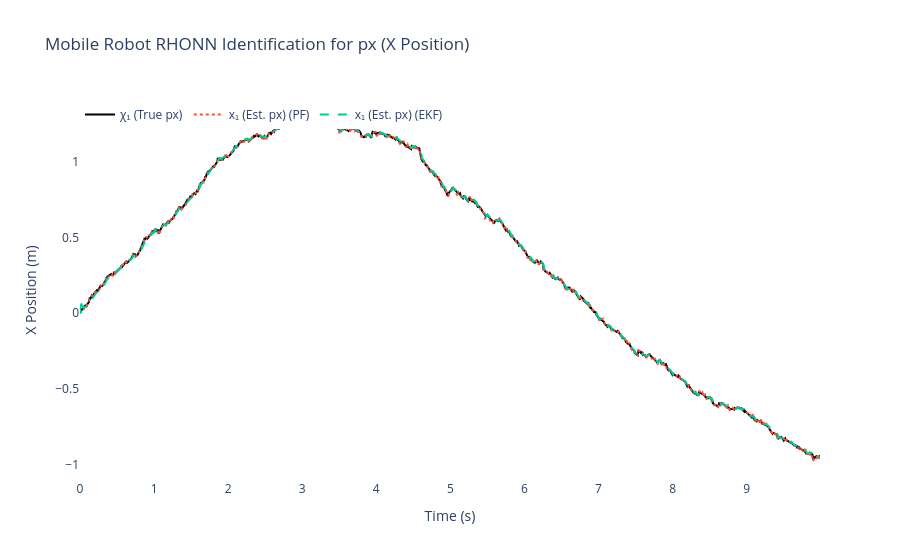
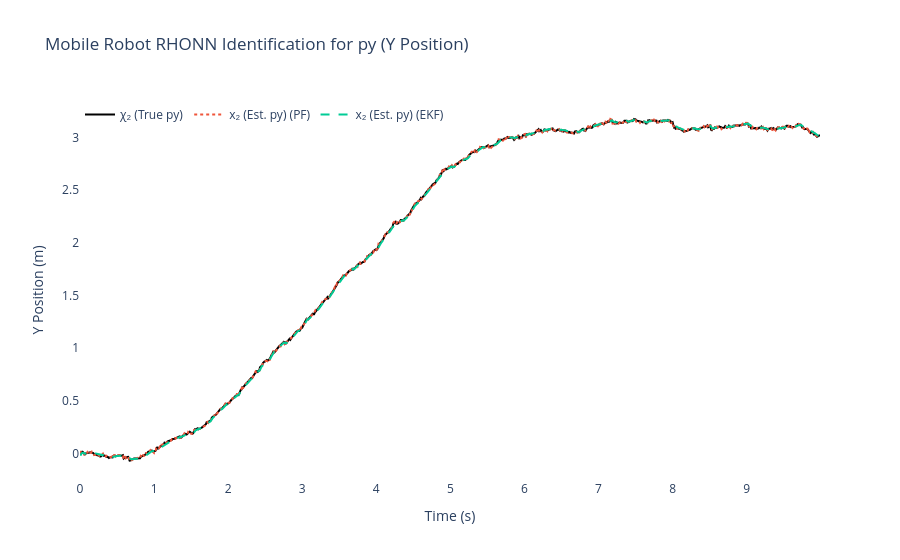
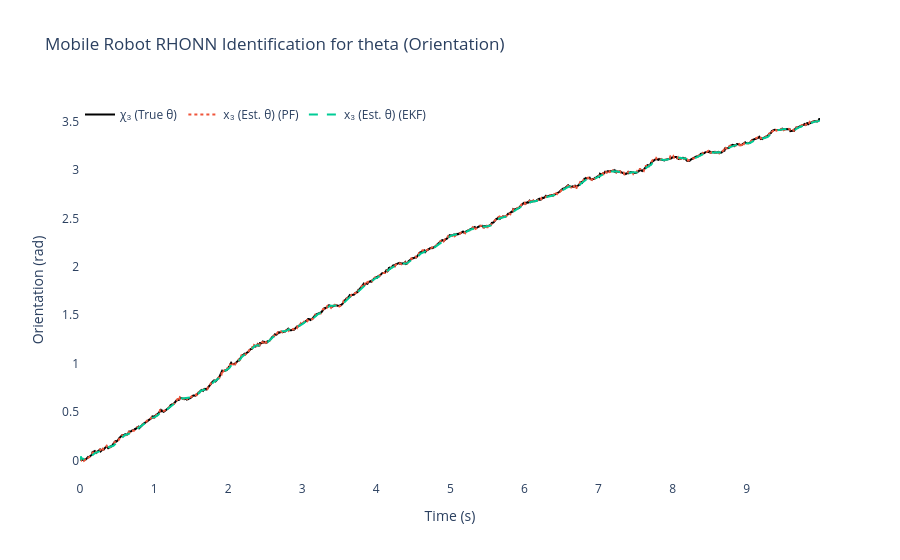
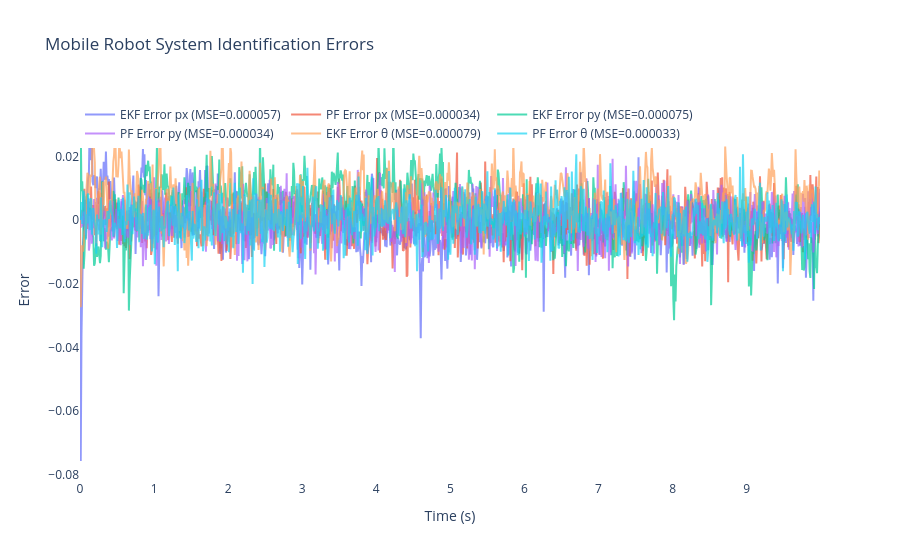

The cell these charts' notebook holds for them, in order:
### Code cell
# ============================================================
    # 6) Results & plots for Mobile Robot System
# ============================================================
mse_px_ekf = np.mean((x_true[:, 0] - x_hat_ekf[:, 0])**2)  # position x
mse_py_ekf = np.mean((x_true[:, 1] - x_hat_ekf[:, 1])**2)  # position y
mse_theta_ekf = np.mean((x_true[:, 2] - x_hat_ekf[:, 2])**2)  # orientation

mse_px_pf = np.mean((x_true[:, 0] - x_hat_pf[:, 0])**2)   # position x
mse_py_pf = np.mean((x_true[:, 1] - x_hat_pf[:, 1])**2)   # position y
mse_theta_pf = np.mean((x_true[:, 2] - x_hat_pf[:, 2])**2)   # orientation

print(f"\nFinal EKF-RHONN Weights:")
for i in range(3):
    state_names = ['px', 'py', 'theta']
    print(f"  Neuron {i+1} ({state_names[i]}): {ekf_trainer.weights[i]}")

print(f"\nFinal PF-RHONN Weight Estimates:")
pf_estimates = pf_trainer.get_estimate()
for i in range(3):
    state_names = ['px', 'py', 'theta']
    print(f"  Neuron {i+1} ({state_names[i]}): {pf_estimates[i]}")

print("\n--- Performance Comparison (MSE) for Mobile Robot System ---")
print(f"EKF MSE px (x-position):     {mse_px_ekf:.6f}")
print(f"EKF MSE py (y-position):     {mse_py_ekf:.6f}")
print(f"EKF MSE theta (orientation): {mse_theta_ekf:.6f}")
print(f"PF  MSE px (x-position):     {mse_px_pf:.6f}")
print(f"PF  MSE py (y-position):     {mse_py_pf:.6f}")
print(f"PF  MSE theta (orientation): {mse_theta_pf:.6f}")

states_info = [
    {'idx': 0, 'var': 'px', 'desc': 'X Position', 'y_label': 'X Position (m)',
     'chi': 'χ₁ (True px)', 'x': 'x₁ (Est. px)'},
    {'idx': 1, 'var': 'py', 'desc': 'Y Position', 'y_label': 'Y Position (m)',
     'chi': 'χ₂ (True py)', 'x': 'x₂ (Est. py)'},
    {'idx': 2, 'var': 'theta', 'desc': 'Orientation', 'y_label': 'Orientation (rad)',
     'chi': 'χ₃ (True θ)', 'x': 'x₃ (Est. θ)'}
]

for state_info in states_info:
    i = state_info['idx']
    trace_plant = go.Scatter(x=t_history, y=x_true[:, i], mode='lines',
                            name=state_info['chi'], line=dict(color='black', width=2))
    trace_pf = go.Scatter(x=t_history, y=x_hat_pf[:, i], mode='lines',
                        name=f"{state_info['x']} (PF)", line=dict(dash='dot'))
    trace_ekf = go.Scatter(x=t_history, y=x_hat_ekf[:, i], mode='lines',
                        name=f"{state_info['x']} (EKF)", line=dict(dash='dash'))

    fig = go.Figure([trace_plant, trace_pf, trace_ekf])
    fig.update_layout(
        title=f'Mobile Robot RHONN Identification for {state_info["var"]} ({state_info["desc"]})',
        xaxis_title='Time (s)',
        yaxis_title=state_info['y_label'],
        legend=dict(x=0, y=1, orientation='h'),
        font=dict(size=12),
        plot_bgcolor='white',
        paper_bgcolor='white'
    )
    fig.show()

# Errors for all three states
error_px_ekf = x_true[:, 0] - x_hat_ekf[:, 0]
error_py_ekf = x_true[:, 1] - x_hat_ekf[:, 1]
error_theta_ekf = x_true[:, 2] - x_hat_ekf[:, 2]

error_px_pf = x_true[:, 0] - x_hat_pf[:, 0]
error_py_pf = x_true[:, 1] - x_hat_pf[:, 1]
error_theta_pf = x_true[:, 2] - x_hat_pf[:, 2]

fig2 = go.Figure()
fig2.add_trace(go.Scatter(x=t_history, y=error_px_ekf, mode='lines',
                        name=f'EKF Error px (MSE={mse_px_ekf:.6f})', opacity=0.7))
fig2.add_trace(go.Scatter(x=t_history, y=error_px_pf, mode='lines',
                        name=f'PF Error px (MSE={mse_px_pf:.6f})', opacity=0.7))
fig2.add_trace(go.Scatter(x=t_history, y=error_py_ekf, mode='lines',
                        name=f'EKF Error py (MSE={mse_py_ekf:.6f})', opacity=0.7))
fig2.add_trace(go.Scatter(x=t_history, y=error_py_pf, mode='lines',
                        name=f'PF Error py (MSE={mse_py_pf:.6f})', opacity=0.7))
fig2.add_trace(go.Scatter(x=t_history, y=error_theta_ekf, mode='lines',
                        name=f'EKF Error θ (MSE={mse_theta_ekf:.6f})', opacity=0.7))
fig2.add_trace(go.Scatter(x=t_history, y=error_theta_pf, mode='lines',
                        name=f'PF Error θ (MSE={mse_theta_pf:.6f})', opacity=0.7))
fig2.update_layout(
    title='Mobile Robot System Identification Errors',
    xaxis_title='Time (s)',
    yaxis_title='Error',
    legend=dict(x=0, y=1, orientation='h'),
    font=dict(size=12),
    plot_bgcolor='white',
    paper_bgcolor='white'
)
fig2.show()

# 2D Trajectory plot
fig_traj = go.Figure()
fig_traj.add_trace(go.Scatter(x=x_true[:, 0], y=x_true[:, 1],
                            mode='lines', name='True Trajectory',
                            line=dict(color='black', width=3)))
fig_traj.add_trace(go.Scatter(x=x_hat_ekf[:, 0], y=x_hat_ekf[:, 1],
                            mode='lines', name='EKF Estimation',
                            line=dict(color='red', width=2, dash='dash')))
fig_traj.add_trace(go.Scatter(x=x_hat_pf[:, 0], y=x_hat_pf[:, 1],
                            mode='lines', name='PF Estimation',
                            line=dict(color='blue', width=2, dash='dot')))

# Add start and end markers
fig_traj.add_trace(go.Scatter(x=[x_true[0, 0]], y=[x_true[0, 1]],
                            mode='markers', name='Start',
                            marker=dict(color='green', size=10, symbol='circle')))
fig_traj.add_trace(go.Scatter(x=[x_true[-1, 0]], y=[x_true[-1, 1]],
                            mode='markers', name='End',
                            marker=dict(color='red', size=10, symbol='square')))

fig_traj.update_layout(
    title='Mobile Robot - 2D Trajectory Comparison',
    xaxis_title='X Position (m)',
    yaxis_title='Y Position (m)',
    font=dict(size=12),
    plot_bgcolor='white',
    paper_bgcolor='white',
    showlegend=True
)
fig_traj.show()

# Control inputs plot
fig_ctrl = go.Figure()
fig_ctrl.add_trace(go.Scatter(x=t_history[:-1], y=u_history[:-1, 0], mode='lines',
                            name='Linear Velocity (v)', line=dict(color='blue')))
fig_ctrl.add_trace(go.Scatter(x=t_history[:-1], y=u_history[:-1, 1], mode='lines',
                            name='Angular Velocity (ω)', line=dict(color='red')))
fig_ctrl.update_layout(
    title='Control Input Commands',
    xaxis_title='Time (s)',
    yaxis_title='Velocity',
    legend=dict(x=0, y=1, orientation='h'),
    font=dict(size=12),
    plot_bgcolor='white',
    paper_bgcolor='white'
)
fig_ctrl.show()

### Figure 1 — Plotly figure (JSON) as saved in the notebook; plotly's stock layout.template omitted (floating-point values rounded to 4 significant figures; data arrays with more than 128 entries replaced by an {"elided": "..."} marker saying what was removed)
{"data": [{"line": {"color": "black", "width": 2}, "mode": "lines", "name": "χ₁ (True px)", "type": "scatter", "x": {"elided": "1000 float values"}, "y": {"elided": "1000 float values"}}, {"line": {"dash": "dot"}, "mode": "lines", "name": "x₁ (Est. px) (PF)", "type": "scatter", "x": {"elided": "1000 float values"}, "y": {"elided": "1000 float values"}}, {"line": {"dash": "dash"}, "mode": "lines", "name": "x₁ (Est. px) (EKF)", "type": "scatter", "x": {"elided": "1000 float values"}, "y": {"elided": "1000 float values"}}], "layout": {"font": {"size": 12}, "legend": {"orientation": "h", "x": 0, "y": 1}, "paper_bgcolor": "white", "plot_bgcolor": "white", "title": {"text": "Mobile Robot RHONN Identification for px (X Position)"}, "xaxis": {"title": {"text": "Time (s)"}}, "yaxis": {"title": {"text": "X Position (m)"}}}}

### Figure 2 — Plotly figure (JSON) as saved in the notebook; plotly's stock layout.template omitted (floating-point values rounded to 4 significant figures; data arrays with more than 128 entries replaced by an {"elided": "..."} marker saying what was removed)
{"data": [{"line": {"color": "black", "width": 2}, "mode": "lines", "name": "χ₂ (True py)", "type": "scatter", "x": {"elided": "1000 float values"}, "y": {"elided": "1000 float values"}}, {"line": {"dash": "dot"}, "mode": "lines", "name": "x₂ (Est. py) (PF)", "type": "scatter", "x": {"elided": "1000 float values"}, "y": {"elided": "1000 float values"}}, {"line": {"dash": "dash"}, "mode": "lines", "name": "x₂ (Est. py) (EKF)", "type": "scatter", "x": {"elided": "1000 float values"}, "y": {"elided": "1000 float values"}}], "layout": {"font": {"size": 12}, "legend": {"orientation": "h", "x": 0, "y": 1}, "paper_bgcolor": "white", "plot_bgcolor": "white", "title": {"text": "Mobile Robot RHONN Identification for py (Y Position)"}, "xaxis": {"title": {"text": "Time (s)"}}, "yaxis": {"title": {"text": "Y Position (m)"}}}}

### Figure 3 — Plotly figure (JSON) as saved in the notebook; plotly's stock layout.template omitted (floating-point values rounded to 4 significant figures; data arrays with more than 128 entries replaced by an {"elided": "..."} marker saying what was removed)
{"data": [{"line": {"color": "black", "width": 2}, "mode": "lines", "name": "χ₃ (True θ)", "type": "scatter", "x": {"elided": "1000 float values"}, "y": {"elided": "1000 float values"}}, {"line": {"dash": "dot"}, "mode": "lines", "name": "x₃ (Est. θ) (PF)", "type": "scatter", "x": {"elided": "1000 float values"}, "y": {"elided": "1000 float values"}}, {"line": {"dash": "dash"}, "mode": "lines", "name": "x₃ (Est. θ) (EKF)", "type": "scatter", "x": {"elided": "1000 float values"}, "y": {"elided": "1000 float values"}}], "layout": {"font": {"size": 12}, "legend": {"orientation": "h", "x": 0, "y": 1}, "paper_bgcolor": "white", "plot_bgcolor": "white", "title": {"text": "Mobile Robot RHONN Identification for theta (Orientation)"}, "xaxis": {"title": {"text": "Time (s)"}}, "yaxis": {"title": {"text": "Orientation (rad)"}}}}

### Figure 4 — Plotly figure (JSON) as saved in the notebook; plotly's stock layout.template omitted (floating-point values rounded to 4 significant figures; data arrays with more than 128 entries replaced by an {"elided": "..."} marker saying what was removed)
{"data": [{"mode": "lines", "name": "EKF Error px (MSE=0.000057)", "opacity": 0.7, "type": "scatter", "x": {"elided": "1000 float values"}, "y": {"elided": "1000 float values"}}, {"mode": "lines", "name": "PF Error px (MSE=0.000034)", "opacity": 0.7, "type": "scatter", "x": {"elided": "1000 float values"}, "y": {"elided": "1000 float values"}}, {"mode": "lines", "name": "EKF Error py (MSE=0.000075)", "opacity": 0.7, "type": "scatter", "x": {"elided": "1000 float values"}, "y": {"elided": "1000 float values"}}, {"mode": "lines", "name": "PF Error py (MSE=0.000034)", "opacity": 0.7, "type": "scatter", "x": {"elided": "1000 float values"}, "y": {"elided": "1000 float values"}}, {"mode": "lines", "name": "EKF Error θ (MSE=0.000079)", "opacity": 0.7, "type": "scatter", "x": {"elided": "1000 float values"}, "y": {"elided": "1000 float values"}}, {"mode": "lines", "name": "PF Error θ (MSE=0.000033)", "opacity": 0.7, "type": "scatter", "x": {"elided": "1000 float values"}, "y": {"elided": "1000 float values"}}], "layout": {"font": {"size": 12}, "legend": {"orientation": "h", "x": 0, "y": 1}, "paper_bgcolor": "white", "plot_bgcolor": "white", "title": {"text": "Mobile Robot System Identification Errors"}, "xaxis": {"title": {"text": "Time (s)"}}, "yaxis": {"title": {"text": "Error"}}}}
